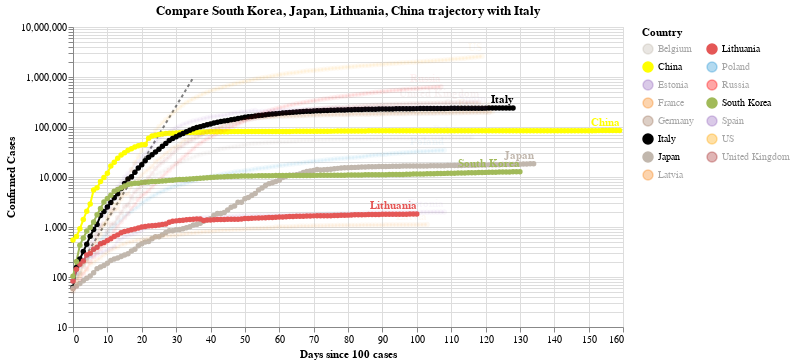

Source (notebook cell):
### Code cell
#hide_input
chart3 = make_since_chart(dff2, ['South Korea', 'Japan', 'Lithuania', 'China'], baseline_countries)
chart3

### Figure 1 — Vega-Lite specification as saved in the notebook (floating-point values rounded to 4 significant figures; data arrays with more than 128 entries replaced by an {"elided": "..."} marker saying what was removed)
{"config": {"view": {"continuousWidth": 400, "continuousHeight": 300}}, "layer": [{"data": {"name": "data-628230001892d6798b50651be41d1b3e"}, "mark": {"type": "line", "color": "black", "opacity": 0.5, "strokeDash": [3, 3]}, "encoding": {"x": {"type": "quantitative", "field": "Days since 100 cases"}, "y": {"type": "quantitative", "field": "Confirmed Cases"}}}, {"data": {"name": "data-a05f5a693a756f6b3058a8d36d783abd"}, "mark": {"type": "line", "point": true}, "encoding": {"color": {"type": "nominal", "field": "Country", "legend": {"columns": 2}, "scale": {"domain": ["Belgium", "China", "Estonia", "France", "Germany", "Italy", "Japan", "Latvia", "Lithuania", "Poland", "Russia", "South Korea", "Spain", "US", "United Kingdom"], "range": ["#C1B7AD", "yellow", "#9467bd", "#F58518", "#9D755D", "black", "#C1B7AD", "#F58518", "#E45756", "#2495D3", "red", "#A1BA59", "#9467bd", "orange", "brown"]}}, "opacity": {"condition": {"value": 1, "selection": "selector001"}, "value": 0.05}, "tooltip": [{"type": "nominal", "field": "Country"}, {"type": "temporal", "field": "Date"}, {"type": "quantitative", "field": "Confirmed Cases"}, {"type": "quantitative", "field": "Days since 100 cases"}], "x": {"type": "quantitative", "field": "Days since 100 cases"}, "y": {"type": "quantitative", "field": "Confirmed Cases", "scale": {"type": "log"}}}, "selection": {"selector001": {"type": "multi", "fields": ["Country"], "bind": "legend", "init": [{"Country": "South Korea"}, {"Country": "Japan"}, {"Country": "Lithuania"}, {"Country": "China"}, {"Country": "Italy"}]}}, "width": 550}, {"data": {"name": "data-a05f5a693a756f6b3058a8d36d783abd"}, "mark": {"type": "text", "align": "right", "dy": -8, "fontWeight": "bold"}, "encoding": {"color": {"type": "nominal", "field": "Country", "legend": {"columns": 2}, "scale": {"domain": ["Belgium", "China", "Estonia", "France", "Germany", "Italy", "Japan", "Latvia", "Lithuania", "Poland", "Russia", "South Korea", "Spain", "US", "United Kingdom"], "range": ["#C1B7AD", "yellow", "#9467bd", "#F58518", "#9D755D", "black", "#C1B7AD", "#F58518", "#E45756", "#2495D3", "red", "#A1BA59", "#9467bd", "orange", "brown"]}}, "opacity": {"condition": {"value": 1, "selection": "selector001"}, "value": 0.05}, "text": {"type": "nominal", "field": "Country"}, "tooltip": [{"type": "nominal", "field": "Country"}, {"type": "temporal", "field": "Date"}, {"type": "quantitative", "field": "Confirmed Cases"}, {"type": "quantitative", "field": "Days since 100 cases"}], "x": {"type": "quantitative", "field": "Days since 100 cases"}, "y": {"type": "quantitative", "field": "Confirmed Cases", "scale": {"type": "log"}}}, "transform": [{"filter": "(datum['Date'] >= 1593388800000)"}], "width": 550}], "title": "Compare South Korea, Japan, Lithuania, China trajectory with Italy", "$schema": "https://vega.github.io/schema/vega-lite/v4.0.2.json", "datasets": {"data-628230001892d6798b50651be41d1b3e": [{"Days since 100 cases": 0, "Confirmed Cases": 100.0}, {"Days since 100 cases": 1, "Confirmed Cases": 130.0}, {"Days since 100 cases": 2, "Confirmed Cases": 169.0}, {"Days since 100 cases": 3, "Confirmed Cases": 219.7}, {"Days since 100 cases": 4, "Confirmed Cases": 285.6}, {"Days since 100 cases": 5, "Confirmed Cases": 371.3}, {"Days since 100 cases": 6, "Confirmed Cases": 482.7}, {"Days since 100 cases": 7, "Confirmed Cases": 627.5}, {"Days since 100 cases": 8, "Confirmed Cases": 815.7}, {"Days since 100 cases": 9, "Confirmed Cases": 1060.0}, {"Days since 100 cases": 10, "Confirmed Cases": 1379.0}, {"Days since 100 cases": 11, "Confirmed Cases": 1792.0}, {"Days since 100 cases": 12, "Confirmed Cases": 2330.0}, {"Days since 100 cases": 13, "Confirmed Cases": 3029.0}, {"Days since 100 cases": 14, "Confirmed Cases": 3937.0}, {"Days since 100 cases": 15, "Confirmed Cases": 5119.0}, {"Days since 100 cases": 16, "Confirmed Cases": 6654.0}, {"Days since 100 cases": 17, "Confirmed Cases": 8650.0}, {"Days since 100 cases": 18, "Confirmed Cases": 11250.0}, {"Days since 100 cases": 19, "Confirmed Cases": 14620.0}, {"Days since 100 cases": 20, "Confirmed Cases": 19000.0}, {"Days since 100 cases": 21, "Confirmed Cases": 24710.0}, {"Days since 100 cases": 22, "Confirmed Cases": 32120.0}, {"Days since 100 cases": 23, "Confirmed Cases": 41750.0}, {"Days since 100 cases": 24, "Confirmed Cases": 54280.0}, {"Days since 100 cases": 25, "Confirmed Cases": 70560.0}, {"Days since 100 cases": 26, "Confirmed Cases": 91730.0}, {"Days since 100 cases": 27, "Confirmed Cases": 119300.0}, {"Days since 100 cases": 28, "Confirmed Cases": 155000.0}, {"Days since 100 cases": 29, "Confirmed Cases": 201500.0}, {"Days since 100 cases": 30, "Confirmed Cases": 262000.0}, {"Days since 100 cases": 31, "Confirmed Cases": 340600.0}, {"Days since 100 cases": 32, "Confirmed Cases": 442800.0}, {"Days since 100 cases": 33, "Confirmed Cases": 575600.0}, {"Days since 100 cases": 34, "Confirmed Cases": 748300.0}, {"Days since 100 cases": 35, "Confirmed Cases": 972800.0}], "data-a05f5a693a756f6b3058a8d36d783abd": {"elided": "1808 records"}}}
